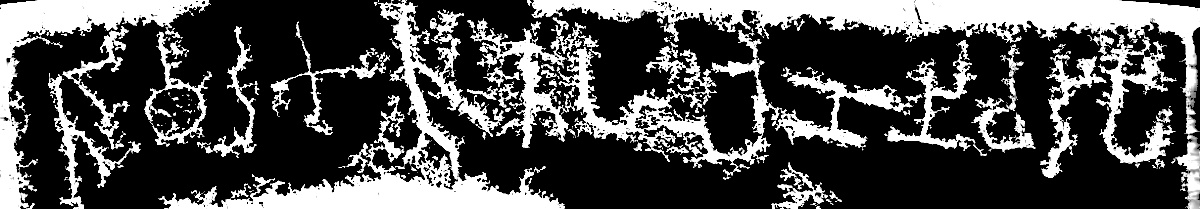
#> input picture data/processed/raw_img1.jpg, 1200 x 209 px, found by its file name
$ python darken.py
#> lines starting #> are read from the running program, lines starting #| are printed output that depends on the picture; after the words box and inside, x2 and y2 are one past the last pixel; in counts of white or black regions, pixels touching at a corner belong together
import cv2
import os


def crush_background(img_path):
    # SAFETY CHECK
#> called with img_path = 'data/raw_estampages/raw_img1.jpg'
    if not os.path.exists(img_path):
        print(f"❌ ERROR: Could not find the file at '{img_path}'")
        return

    # Read the image and convert to grayscale
    img = cv2.imread(img_path)
#> img is the input picture: shape (209, 1200, 3); min 0, max 255, mean 77.1
    gray = cv2.cvtColor(img, cv2.COLOR_BGR2GRAY)

    # 1. FORCE THE BACKGROUND TO BLACK
    gray[gray < 100] = 0
#> gray: shape (209, 1200); min 0, max 255, mean 76.9

    # 2. BOOST THE TEXT VISIBILITY
    enhanced_text = cv2.convertScaleAbs(gray, alpha=1.5, beta=0)
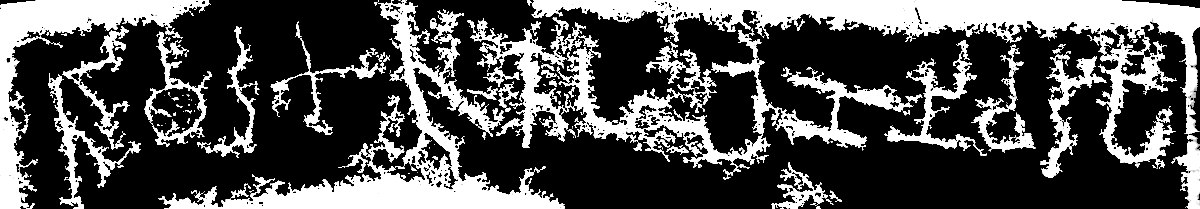
#> enhanced_text: shape (209, 1200); min 0, max 255, mean 79.8

    # Make sure the image is strictly black and white for contour detection
    _, binary = cv2.threshold(enhanced_text, 10, 255, cv2.THRESH_BINARY)
#> binary: shape (209, 1200); 31.8% white; 64 white regions (45 under 20 px)

    # 3. THE SURGICAL STRIKE (Contour Area Filtering)
    # Find all the individual white shapes in the image
    contours, _ = cv2.findContours(binary, cv2.RETR_EXTERNAL, cv2.CHAIN_APPROX_SIMPLE)
#> contours = 18 contours, 4 with area under 20; largest, box (x1, y1, x2, y2) and area: (467, 0, 1200, 209) 38377, (158, 0, 565, 209) 15636, (0, 0, 211, 209) 8358, (144, 31, 212, 147) 3176, (1040, 44, 1107, 178) 1846

    cleaned_text = binary.copy()

    # Look at every single white shape we found
    for contour in contours:
        area = cv2.contourArea(contour)

        # THE ASSASSIN: If the shape is smaller than 100 pixels...
        if area < 100:
            # Paint the entire shape solid black!
            cv2.drawContours(cleaned_text, [contour], -1, 0, -1)
#> this loop made 18 passes
#> area on passes 1, 3, 5, 6, 7, 8, 9, 10, 12, 13, 14, 16: 30, 802, 323.5, 1758, 1846, 1362.5, 1832.5, 3175.5, 1036, 1299, 1138, 38377
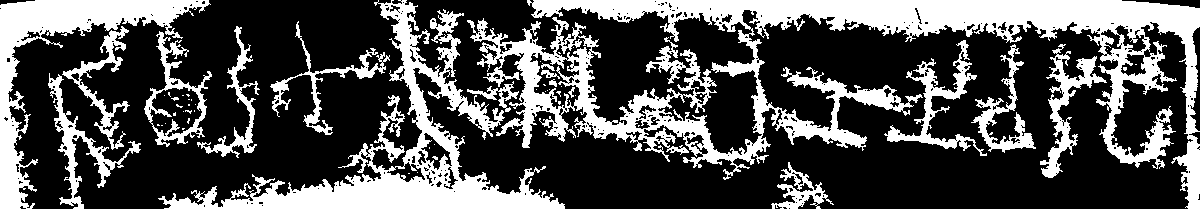
#> cleaned_text: shape (209, 1200); 31.7% white; 59 white regions (42 under 20 px), largest, box (x1, y1, x2, y2) and area: (467, 0, 1200, 209) 38561, (158, 0, 565, 209) 16133, (0, 0, 211, 209) 8891

    # Save the output
    cv2.imwrite("super_black_background.jpg", cleaned_text)
    print("✅ Done! Background crushed and surgical noise removal applied.")


# Point exactly to where the image lives
image_location = "data/raw_estampages/raw_img1.jpg"

crush_background(image_location)

$ run again, with data/processed/1.jpg copied over data/processed/raw_img1.jpg
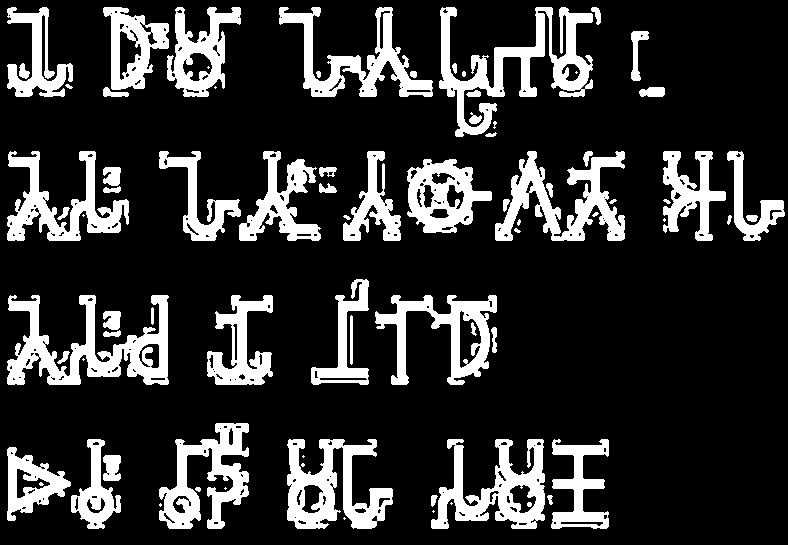
#> input picture data/processed/1.jpg, 788 x 545 px, found by its file name
#> in crush_background, img is the input picture: shape (545, 788, 3); min 0, max 255, mean 48.5
#> enhanced_text: shape (545, 788); 19% white; 79 white regions (16 under 20 px)
#> contours = 74 contours, 23 with area under 20; largest, box (x1, y1, x2, y2) and area: (7, 295, 169, 385) 6063, (439, 7, 593, 137) 5726, (287, 439, 393, 529) 5084, (431, 439, 545, 529) 4932, (375, 295, 497, 385) 4395
#> the loop in crush_background, `for contour in contours:` made 74 passes
#> area on passes 5, 6, 11, 12, 13, 14, 15, 16: 26, 42, 351, 2401.5, 2259, 4932, 5083.5, 1808.5
#> after the loop in crush_background, `for contour in contours:`:
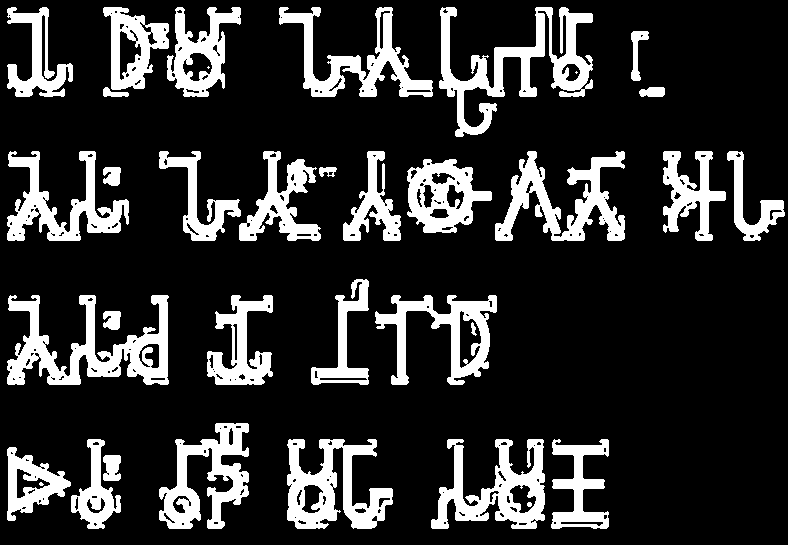
#> cleaned_text: shape (545, 788); 18.6% white; 35 white regions (3 under 20 px), largest, box (x1, y1, x2, y2) and area: (439, 7, 593, 137) 6238, (7, 295, 169, 385) 6211, (287, 439, 393, 529) 4874
